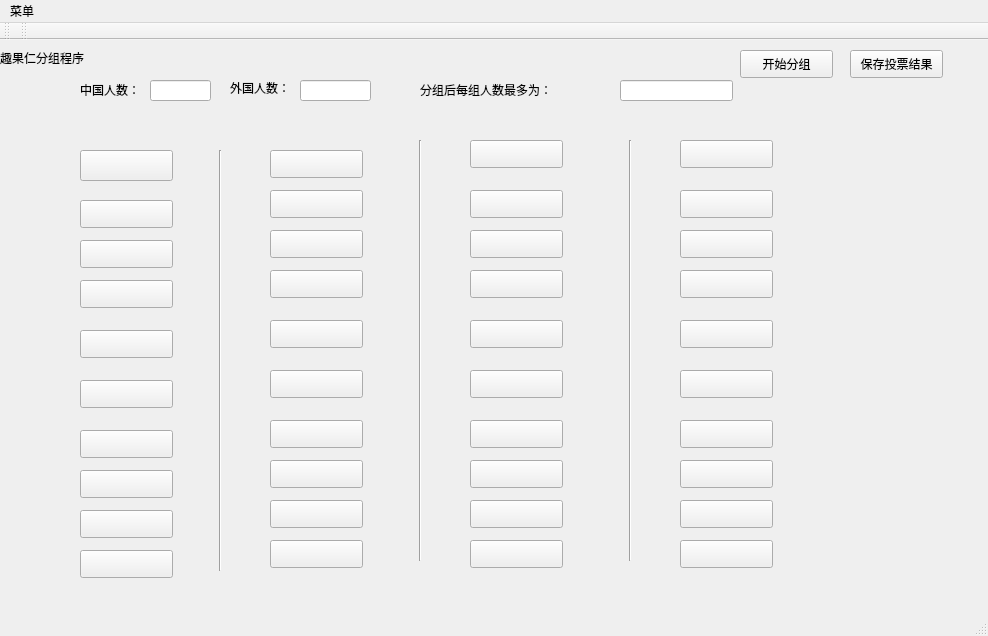
<?xml version="1.0" encoding="UTF-8"?>
<ui version="4.0">
 <class>MainWindow</class>
 <widget class="QMainWindow" name="MainWindow">
  <property name="geometry">
   <rect>
    <x>0</x>
    <y>0</y>
    <width>988</width>
    <height>636</height>
   </rect>
  </property>
  <property name="windowTitle">
   <string>趣果仁</string>
  </property>
  <property name="windowIcon">
   <iconset resource="pic.qrc">
    <normaloff>:/new/pic/pictures/logo.png</normaloff>:/new/pic/pictures/logo.png</iconset>
  </property>
  <widget class="QWidget" name="centralWidget">
   <widget class="QLabel" name="label">
    <property name="geometry">
     <rect>
      <x>0</x>
      <y>10</y>
      <width>201</width>
      <height>16</height>
     </rect>
    </property>
    <property name="text">
     <string>趣果仁分组程序</string>
    </property>
   </widget>
   <widget class="QPushButton" name="Button1">
    <property name="geometry">
     <rect>
      <x>80</x>
      <y>110</y>
      <width>93</width>
      <height>31</height>
     </rect>
    </property>
    <property name="text">
     <string/>
    </property>
    <property name="iconSize">
     <size>
      <width>150</width>
      <height>50</height>
     </size>
    </property>
    <property name="autoRepeat">
     <bool>false</bool>
    </property>
   </widget>
   <widget class="QPushButton" name="Button2">
    <property name="geometry">
     <rect>
      <x>80</x>
      <y>160</y>
      <width>93</width>
      <height>28</height>
     </rect>
    </property>
    <property name="text">
     <string/>
    </property>
    <property name="iconSize">
     <size>
      <width>150</width>
      <height>50</height>
     </size>
    </property>
   </widget>
   <widget class="QPushButton" name="Button3">
    <property name="geometry">
     <rect>
      <x>80</x>
      <y>200</y>
      <width>93</width>
      <height>28</height>
     </rect>
    </property>
    <property name="text">
     <string/>
    </property>
    <property name="iconSize">
     <size>
      <width>150</width>
      <height>50</height>
     </size>
    </property>
   </widget>
   <widget class="QPushButton" name="Button4">
    <property name="geometry">
     <rect>
      <x>80</x>
      <y>240</y>
      <width>93</width>
      <height>28</height>
     </rect>
    </property>
    <property name="text">
     <string/>
    </property>
    <property name="iconSize">
     <size>
      <width>150</width>
      <height>50</height>
     </size>
    </property>
   </widget>
   <widget class="QPushButton" name="Button5">
    <property name="geometry">
     <rect>
      <x>80</x>
      <y>290</y>
      <width>93</width>
      <height>28</height>
     </rect>
    </property>
    <property name="text">
     <string/>
    </property>
    <property name="iconSize">
     <size>
      <width>150</width>
      <height>50</height>
     </size>
    </property>
   </widget>
   <widget class="QPushButton" name="Button6">
    <property name="geometry">
     <rect>
      <x>80</x>
      <y>340</y>
      <width>93</width>
      <height>28</height>
     </rect>
    </property>
    <property name="text">
     <string/>
    </property>
    <property name="iconSize">
     <size>
      <width>150</width>
      <height>50</height>
     </size>
    </property>
   </widget>
   <widget class="QPushButton" name="Button7">
    <property name="geometry">
     <rect>
      <x>80</x>
      <y>390</y>
      <width>93</width>
      <height>28</height>
     </rect>
    </property>
    <property name="text">
     <string/>
    </property>
    <property name="iconSize">
     <size>
      <width>150</width>
      <height>50</height>
     </size>
    </property>
   </widget>
   <widget class="QPushButton" name="Button8">
    <property name="geometry">
     <rect>
      <x>80</x>
      <y>430</y>
      <width>93</width>
      <height>28</height>
     </rect>
    </property>
    <property name="text">
     <string/>
    </property>
    <property name="iconSize">
     <size>
      <width>150</width>
      <height>50</height>
     </size>
    </property>
   </widget>
   <widget class="QPushButton" name="Button9">
    <property name="geometry">
     <rect>
      <x>80</x>
      <y>470</y>
      <width>93</width>
      <height>28</height>
     </rect>
    </property>
    <property name="text">
     <string/>
    </property>
    <property name="iconSize">
     <size>
      <width>150</width>
      <height>50</height>
     </size>
    </property>
   </widget>
   <widget class="QPushButton" name="Button10">
    <property name="geometry">
     <rect>
      <x>80</x>
      <y>510</y>
      <width>93</width>
      <height>28</height>
     </rect>
    </property>
    <property name="text">
     <string/>
    </property>
    <property name="iconSize">
     <size>
      <width>150</width>
      <height>50</height>
     </size>
    </property>
   </widget>
   <widget class="QPushButton" name="Button14">
    <property name="geometry">
     <rect>
      <x>270</x>
      <y>230</y>
      <width>93</width>
      <height>28</height>
     </rect>
    </property>
    <property name="text">
     <string/>
    </property>
   </widget>
   <widget class="QPushButton" name="Button11">
    <property name="geometry">
     <rect>
      <x>270</x>
      <y>110</y>
      <width>93</width>
      <height>28</height>
     </rect>
    </property>
    <property name="text">
     <string/>
    </property>
    <property name="iconSize">
     <size>
      <width>150</width>
      <height>50</height>
     </size>
    </property>
    <property name="autoRepeat">
     <bool>false</bool>
    </property>
   </widget>
   <widget class="QPushButton" name="Button19">
    <property name="geometry">
     <rect>
      <x>270</x>
      <y>460</y>
      <width>93</width>
      <height>28</height>
     </rect>
    </property>
    <property name="text">
     <string/>
    </property>
   </widget>
   <widget class="QPushButton" name="Button20">
    <property name="geometry">
     <rect>
      <x>270</x>
      <y>500</y>
      <width>93</width>
      <height>28</height>
     </rect>
    </property>
    <property name="text">
     <string/>
    </property>
   </widget>
   <widget class="QPushButton" name="Button16">
    <property name="geometry">
     <rect>
      <x>270</x>
      <y>330</y>
      <width>93</width>
      <height>28</height>
     </rect>
    </property>
    <property name="text">
     <string/>
    </property>
   </widget>
   <widget class="QPushButton" name="Button13">
    <property name="geometry">
     <rect>
      <x>270</x>
      <y>190</y>
      <width>93</width>
      <height>28</height>
     </rect>
    </property>
    <property name="text">
     <string/>
    </property>
    <property name="iconSize">
     <size>
      <width>150</width>
      <height>50</height>
     </size>
    </property>
   </widget>
   <widget class="QPushButton" name="Button18">
    <property name="geometry">
     <rect>
      <x>270</x>
      <y>420</y>
      <width>93</width>
      <height>28</height>
     </rect>
    </property>
    <property name="text">
     <string/>
    </property>
   </widget>
   <widget class="QPushButton" name="Button15">
    <property name="geometry">
     <rect>
      <x>270</x>
      <y>280</y>
      <width>93</width>
      <height>28</height>
     </rect>
    </property>
    <property name="text">
     <string/>
    </property>
   </widget>
   <widget class="QPushButton" name="Button12">
    <property name="geometry">
     <rect>
      <x>270</x>
      <y>150</y>
      <width>93</width>
      <height>28</height>
     </rect>
    </property>
    <property name="text">
     <string/>
    </property>
    <property name="iconSize">
     <size>
      <width>150</width>
      <height>50</height>
     </size>
    </property>
   </widget>
   <widget class="QPushButton" name="Button17">
    <property name="geometry">
     <rect>
      <x>270</x>
      <y>380</y>
      <width>93</width>
      <height>28</height>
     </rect>
    </property>
    <property name="text">
     <string/>
    </property>
   </widget>
   <widget class="QPushButton" name="Button24">
    <property name="geometry">
     <rect>
      <x>470</x>
      <y>230</y>
      <width>93</width>
      <height>28</height>
     </rect>
    </property>
    <property name="text">
     <string/>
    </property>
   </widget>
   <widget class="QPushButton" name="Button21">
    <property name="geometry">
     <rect>
      <x>470</x>
      <y>100</y>
      <width>93</width>
      <height>28</height>
     </rect>
    </property>
    <property name="text">
     <string/>
    </property>
    <property name="iconSize">
     <size>
      <width>20</width>
      <height>20</height>
     </size>
    </property>
    <property name="autoRepeat">
     <bool>false</bool>
    </property>
   </widget>
   <widget class="QPushButton" name="Button29">
    <property name="geometry">
     <rect>
      <x>470</x>
      <y>460</y>
      <width>93</width>
      <height>28</height>
     </rect>
    </property>
    <property name="text">
     <string/>
    </property>
   </widget>
   <widget class="QPushButton" name="Button30">
    <property name="geometry">
     <rect>
      <x>470</x>
      <y>500</y>
      <width>93</width>
      <height>28</height>
     </rect>
    </property>
    <property name="text">
     <string/>
    </property>
   </widget>
   <widget class="QPushButton" name="Button26">
    <property name="geometry">
     <rect>
      <x>470</x>
      <y>330</y>
      <width>93</width>
      <height>28</height>
     </rect>
    </property>
    <property name="text">
     <string/>
    </property>
   </widget>
   <widget class="QPushButton" name="Button23">
    <property name="geometry">
     <rect>
      <x>470</x>
      <y>190</y>
      <width>93</width>
      <height>28</height>
     </rect>
    </property>
    <property name="text">
     <string/>
    </property>
   </widget>
   <widget class="QPushButton" name="Button28">
    <property name="geometry">
     <rect>
      <x>470</x>
      <y>420</y>
      <width>93</width>
      <height>28</height>
     </rect>
    </property>
    <property name="text">
     <string/>
    </property>
   </widget>
   <widget class="QPushButton" name="Button25">
    <property name="geometry">
     <rect>
      <x>470</x>
      <y>280</y>
      <width>93</width>
      <height>28</height>
     </rect>
    </property>
    <property name="text">
     <string/>
    </property>
   </widget>
   <widget class="QPushButton" name="Button22">
    <property name="geometry">
     <rect>
      <x>470</x>
      <y>150</y>
      <width>93</width>
      <height>28</height>
     </rect>
    </property>
    <property name="text">
     <string/>
    </property>
   </widget>
   <widget class="QPushButton" name="Button27">
    <property name="geometry">
     <rect>
      <x>470</x>
      <y>380</y>
      <width>93</width>
      <height>28</height>
     </rect>
    </property>
    <property name="text">
     <string/>
    </property>
   </widget>
   <widget class="QPushButton" name="Button34">
    <property name="geometry">
     <rect>
      <x>680</x>
      <y>230</y>
      <width>93</width>
      <height>28</height>
     </rect>
    </property>
    <property name="text">
     <string/>
    </property>
   </widget>
   <widget class="QPushButton" name="Button31">
    <property name="geometry">
     <rect>
      <x>680</x>
      <y>100</y>
      <width>93</width>
      <height>28</height>
     </rect>
    </property>
    <property name="text">
     <string/>
    </property>
    <property name="iconSize">
     <size>
      <width>20</width>
      <height>20</height>
     </size>
    </property>
    <property name="autoRepeat">
     <bool>false</bool>
    </property>
   </widget>
   <widget class="QPushButton" name="Button39">
    <property name="geometry">
     <rect>
      <x>680</x>
      <y>460</y>
      <width>93</width>
      <height>28</height>
     </rect>
    </property>
    <property name="text">
     <string/>
    </property>
   </widget>
   <widget class="QPushButton" name="Button40">
    <property name="geometry">
     <rect>
      <x>680</x>
      <y>500</y>
      <width>93</width>
      <height>28</height>
     </rect>
    </property>
    <property name="text">
     <string/>
    </property>
   </widget>
   <widget class="QPushButton" name="Button36">
    <property name="geometry">
     <rect>
      <x>680</x>
      <y>330</y>
      <width>93</width>
      <height>28</height>
     </rect>
    </property>
    <property name="text">
     <string/>
    </property>
   </widget>
   <widget class="QPushButton" name="Button33">
    <property name="geometry">
     <rect>
      <x>680</x>
      <y>190</y>
      <width>93</width>
      <height>28</height>
     </rect>
    </property>
    <property name="text">
     <string/>
    </property>
   </widget>
   <widget class="QPushButton" name="Button38">
    <property name="geometry">
     <rect>
      <x>680</x>
      <y>420</y>
      <width>93</width>
      <height>28</height>
     </rect>
    </property>
    <property name="text">
     <string/>
    </property>
   </widget>
   <widget class="QPushButton" name="Button35">
    <property name="geometry">
     <rect>
      <x>680</x>
      <y>280</y>
      <width>93</width>
      <height>28</height>
     </rect>
    </property>
    <property name="text">
     <string/>
    </property>
   </widget>
   <widget class="QPushButton" name="Button32">
    <property name="geometry">
     <rect>
      <x>680</x>
      <y>150</y>
      <width>93</width>
      <height>28</height>
     </rect>
    </property>
    <property name="text">
     <string/>
    </property>
   </widget>
   <widget class="QPushButton" name="Button37">
    <property name="geometry">
     <rect>
      <x>680</x>
      <y>380</y>
      <width>93</width>
      <height>28</height>
     </rect>
    </property>
    <property name="text">
     <string/>
    </property>
   </widget>
   <widget class="Line" name="line">
    <property name="geometry">
     <rect>
      <x>210</x>
      <y>110</y>
      <width>20</width>
      <height>421</height>
     </rect>
    </property>
    <property name="orientation">
     <enum>Qt::Vertical</enum>
    </property>
   </widget>
   <widget class="Line" name="line_2">
    <property name="geometry">
     <rect>
      <x>410</x>
      <y>100</y>
      <width>20</width>
      <height>421</height>
     </rect>
    </property>
    <property name="orientation">
     <enum>Qt::Vertical</enum>
    </property>
   </widget>
   <widget class="Line" name="line_3">
    <property name="geometry">
     <rect>
      <x>620</x>
      <y>100</y>
      <width>20</width>
      <height>421</height>
     </rect>
    </property>
    <property name="orientation">
     <enum>Qt::Vertical</enum>
    </property>
   </widget>
   <widget class="QLabel" name="label_2">
    <property name="geometry">
     <rect>
      <x>51</x>
      <y>110</y>
      <width>20</width>
      <height>31</height>
     </rect>
    </property>
    <property name="text">
     <string/>
    </property>
   </widget>
   <widget class="QLabel" name="label_3">
    <property name="geometry">
     <rect>
      <x>190</x>
      <y>110</y>
      <width>20</width>
      <height>31</height>
     </rect>
    </property>
    <property name="text">
     <string/>
    </property>
   </widget>
   <widget class="QLabel" name="label_4">
    <property name="geometry">
     <rect>
      <x>50</x>
      <y>160</y>
      <width>20</width>
      <height>31</height>
     </rect>
    </property>
    <property name="text">
     <string/>
    </property>
   </widget>
   <widget class="QLabel" name="label_5">
    <property name="geometry">
     <rect>
      <x>190</x>
      <y>160</y>
      <width>20</width>
      <height>31</height>
     </rect>
    </property>
    <property name="text">
     <string/>
    </property>
   </widget>
   <widget class="QLabel" name="label_6">
    <property name="geometry">
     <rect>
      <x>50</x>
      <y>200</y>
      <width>20</width>
      <height>31</height>
     </rect>
    </property>
    <property name="text">
     <string/>
    </property>
   </widget>
   <widget class="QLabel" name="label_7">
    <property name="geometry">
     <rect>
      <x>190</x>
      <y>200</y>
      <width>20</width>
      <height>31</height>
     </rect>
    </property>
    <property name="text">
     <string/>
    </property>
   </widget>
   <widget class="QLabel" name="label_8">
    <property name="geometry">
     <rect>
      <x>50</x>
      <y>240</y>
      <width>21</width>
      <height>31</height>
     </rect>
    </property>
    <property name="text">
     <string/>
    </property>
   </widget>
   <widget class="QLabel" name="label_9">
    <property name="geometry">
     <rect>
      <x>190</x>
      <y>240</y>
      <width>20</width>
      <height>31</height>
     </rect>
    </property>
    <property name="text">
     <string/>
    </property>
   </widget>
   <widget class="QLabel" name="label_10">
    <property name="geometry">
     <rect>
      <x>50</x>
      <y>290</y>
      <width>20</width>
      <height>31</height>
     </rect>
    </property>
    <property name="text">
     <string/>
    </property>
   </widget>
   <widget class="QLabel" name="label_11">
    <property name="geometry">
     <rect>
      <x>190</x>
      <y>290</y>
      <width>20</width>
      <height>31</height>
     </rect>
    </property>
    <property name="text">
     <string/>
    </property>
   </widget>
   <widget class="QLabel" name="label_12">
    <property name="geometry">
     <rect>
      <x>50</x>
      <y>340</y>
      <width>20</width>
      <height>31</height>
     </rect>
    </property>
    <property name="text">
     <string/>
    </property>
   </widget>
   <widget class="QLabel" name="label_13">
    <property name="geometry">
     <rect>
      <x>190</x>
      <y>340</y>
      <width>20</width>
      <height>31</height>
     </rect>
    </property>
    <property name="text">
     <string/>
    </property>
   </widget>
   <widget class="QLabel" name="label_14">
    <property name="geometry">
     <rect>
      <x>50</x>
      <y>390</y>
      <width>20</width>
      <height>31</height>
     </rect>
    </property>
    <property name="text">
     <string/>
    </property>
   </widget>
   <widget class="QLabel" name="label_15">
    <property name="geometry">
     <rect>
      <x>190</x>
      <y>390</y>
      <width>20</width>
      <height>31</height>
     </rect>
    </property>
    <property name="text">
     <string/>
    </property>
   </widget>
   <widget class="QLabel" name="label_16">
    <property name="geometry">
     <rect>
      <x>50</x>
      <y>430</y>
      <width>20</width>
      <height>31</height>
     </rect>
    </property>
    <property name="text">
     <string/>
    </property>
   </widget>
   <widget class="QLabel" name="label_17">
    <property name="geometry">
     <rect>
      <x>190</x>
      <y>430</y>
      <width>20</width>
      <height>31</height>
     </rect>
    </property>
    <property name="text">
     <string/>
    </property>
   </widget>
   <widget class="QLabel" name="label_18">
    <property name="geometry">
     <rect>
      <x>50</x>
      <y>470</y>
      <width>20</width>
      <height>31</height>
     </rect>
    </property>
    <property name="text">
     <string/>
    </property>
   </widget>
   <widget class="QLabel" name="label_19">
    <property name="geometry">
     <rect>
      <x>190</x>
      <y>470</y>
      <width>20</width>
      <height>31</height>
     </rect>
    </property>
    <property name="text">
     <string/>
    </property>
   </widget>
   <widget class="QLabel" name="label_20">
    <property name="geometry">
     <rect>
      <x>50</x>
      <y>510</y>
      <width>20</width>
      <height>31</height>
     </rect>
    </property>
    <property name="text">
     <string/>
    </property>
   </widget>
   <widget class="QLabel" name="label_21">
    <property name="geometry">
     <rect>
      <x>190</x>
      <y>510</y>
      <width>20</width>
      <height>31</height>
     </rect>
    </property>
    <property name="text">
     <string/>
    </property>
   </widget>
   <widget class="QLabel" name="label_22">
    <property name="geometry">
     <rect>
      <x>240</x>
      <y>110</y>
      <width>20</width>
      <height>31</height>
     </rect>
    </property>
    <property name="text">
     <string/>
    </property>
   </widget>
   <widget class="QLabel" name="label_23">
    <property name="geometry">
     <rect>
      <x>380</x>
      <y>110</y>
      <width>20</width>
      <height>31</height>
     </rect>
    </property>
    <property name="text">
     <string/>
    </property>
   </widget>
   <widget class="QLabel" name="label_24">
    <property name="geometry">
     <rect>
      <x>240</x>
      <y>150</y>
      <width>20</width>
      <height>31</height>
     </rect>
    </property>
    <property name="text">
     <string/>
    </property>
   </widget>
   <widget class="QLabel" name="label_25">
    <property name="geometry">
     <rect>
      <x>380</x>
      <y>150</y>
      <width>20</width>
      <height>31</height>
     </rect>
    </property>
    <property name="text">
     <string/>
    </property>
   </widget>
   <widget class="QLabel" name="label_26">
    <property name="geometry">
     <rect>
      <x>240</x>
      <y>190</y>
      <width>20</width>
      <height>31</height>
     </rect>
    </property>
    <property name="text">
     <string/>
    </property>
   </widget>
   <widget class="QLabel" name="label_27">
    <property name="geometry">
     <rect>
      <x>380</x>
      <y>190</y>
      <width>20</width>
      <height>31</height>
     </rect>
    </property>
    <property name="text">
     <string/>
    </property>
   </widget>
   <widget class="QLabel" name="label_28">
    <property name="geometry">
     <rect>
      <x>240</x>
      <y>230</y>
      <width>20</width>
      <height>31</height>
     </rect>
    </property>
    <property name="text">
     <string/>
    </property>
   </widget>
   <widget class="QLabel" name="label_29">
    <property name="geometry">
     <rect>
      <x>380</x>
      <y>230</y>
      <width>20</width>
      <height>31</height>
     </rect>
    </property>
    <property name="text">
     <string/>
    </property>
   </widget>
   <widget class="QLabel" name="label_30">
    <property name="geometry">
     <rect>
      <x>240</x>
      <y>280</y>
      <width>20</width>
      <height>31</height>
     </rect>
    </property>
    <property name="text">
     <string/>
    </property>
   </widget>
   <widget class="QLabel" name="label_31">
    <property name="geometry">
     <rect>
      <x>380</x>
      <y>270</y>
      <width>20</width>
      <height>31</height>
     </rect>
    </property>
    <property name="text">
     <string/>
    </property>
   </widget>
   <widget class="QLabel" name="label_32">
    <property name="geometry">
     <rect>
      <x>240</x>
      <y>330</y>
      <width>20</width>
      <height>31</height>
     </rect>
    </property>
    <property name="text">
     <string/>
    </property>
   </widget>
   <widget class="QLabel" name="label_33">
    <property name="geometry">
     <rect>
      <x>380</x>
      <y>330</y>
      <width>20</width>
      <height>31</height>
     </rect>
    </property>
    <property name="text">
     <string/>
    </property>
   </widget>
   <widget class="QLabel" name="label_34">
    <property name="geometry">
     <rect>
      <x>240</x>
      <y>380</y>
      <width>20</width>
      <height>31</height>
     </rect>
    </property>
    <property name="text">
     <string/>
    </property>
   </widget>
   <widget class="QLabel" name="label_35">
    <property name="geometry">
     <rect>
      <x>380</x>
      <y>380</y>
      <width>20</width>
      <height>31</height>
     </rect>
    </property>
    <property name="text">
     <string/>
    </property>
   </widget>
   <widget class="QLabel" name="label_36">
    <property name="geometry">
     <rect>
      <x>240</x>
      <y>420</y>
      <width>20</width>
      <height>31</height>
     </rect>
    </property>
    <property name="text">
     <string/>
    </property>
   </widget>
   <widget class="QLabel" name="label_37">
    <property name="geometry">
     <rect>
      <x>380</x>
      <y>420</y>
      <width>21</width>
      <height>31</height>
     </rect>
    </property>
    <property name="text">
     <string/>
    </property>
   </widget>
   <widget class="QLabel" name="label_38">
    <property name="geometry">
     <rect>
      <x>240</x>
      <y>460</y>
      <width>20</width>
      <height>31</height>
     </rect>
    </property>
    <property name="text">
     <string/>
    </property>
   </widget>
   <widget class="QLabel" name="label_39">
    <property name="geometry">
     <rect>
      <x>380</x>
      <y>460</y>
      <width>20</width>
      <height>31</height>
     </rect>
    </property>
    <property name="text">
     <string/>
    </property>
   </widget>
   <widget class="QLabel" name="label_40">
    <property name="geometry">
     <rect>
      <x>240</x>
      <y>500</y>
      <width>20</width>
      <height>31</height>
     </rect>
    </property>
    <property name="text">
     <string/>
    </property>
   </widget>
   <widget class="QLabel" name="label_41">
    <property name="geometry">
     <rect>
      <x>380</x>
      <y>500</y>
      <width>20</width>
      <height>31</height>
     </rect>
    </property>
    <property name="text">
     <string/>
    </property>
   </widget>
   <widget class="QLabel" name="label_42">
    <property name="geometry">
     <rect>
      <x>440</x>
      <y>100</y>
      <width>20</width>
      <height>31</height>
     </rect>
    </property>
    <property name="text">
     <string/>
    </property>
   </widget>
   <widget class="QLabel" name="label_43">
    <property name="geometry">
     <rect>
      <x>580</x>
      <y>100</y>
      <width>20</width>
      <height>31</height>
     </rect>
    </property>
    <property name="text">
     <string/>
    </property>
   </widget>
   <widget class="QLabel" name="label_44">
    <property name="geometry">
     <rect>
      <x>440</x>
      <y>150</y>
      <width>20</width>
      <height>31</height>
     </rect>
    </property>
    <property name="text">
     <string/>
    </property>
   </widget>
   <widget class="QLabel" name="label_45">
    <property name="geometry">
     <rect>
      <x>580</x>
      <y>150</y>
      <width>20</width>
      <height>31</height>
     </rect>
    </property>
    <property name="text">
     <string/>
    </property>
   </widget>
   <widget class="QLabel" name="label_46">
    <property name="geometry">
     <rect>
      <x>440</x>
      <y>190</y>
      <width>20</width>
      <height>31</height>
     </rect>
    </property>
    <property name="text">
     <string/>
    </property>
   </widget>
   <widget class="QLabel" name="label_47">
    <property name="geometry">
     <rect>
      <x>580</x>
      <y>190</y>
      <width>20</width>
      <height>31</height>
     </rect>
    </property>
    <property name="text">
     <string/>
    </property>
   </widget>
   <widget class="QLabel" name="label_48">
    <property name="geometry">
     <rect>
      <x>440</x>
      <y>230</y>
      <width>20</width>
      <height>31</height>
     </rect>
    </property>
    <property name="text">
     <string/>
    </property>
   </widget>
   <widget class="QLabel" name="label_49">
    <property name="geometry">
     <rect>
      <x>580</x>
      <y>230</y>
      <width>20</width>
      <height>31</height>
     </rect>
    </property>
    <property name="text">
     <string/>
    </property>
   </widget>
   <widget class="QLabel" name="label_50">
    <property name="geometry">
     <rect>
      <x>440</x>
      <y>280</y>
      <width>20</width>
      <height>31</height>
     </rect>
    </property>
    <property name="text">
     <string/>
    </property>
   </widget>
   <widget class="QLabel" name="label_51">
    <property name="geometry">
     <rect>
      <x>580</x>
      <y>280</y>
      <width>20</width>
      <height>31</height>
     </rect>
    </property>
    <property name="text">
     <string/>
    </property>
   </widget>
   <widget class="QLabel" name="label_52">
    <property name="geometry">
     <rect>
      <x>440</x>
      <y>330</y>
      <width>20</width>
      <height>31</height>
     </rect>
    </property>
    <property name="text">
     <string/>
    </property>
   </widget>
   <widget class="QLabel" name="label_53">
    <property name="geometry">
     <rect>
      <x>580</x>
      <y>330</y>
      <width>20</width>
      <height>31</height>
     </rect>
    </property>
    <property name="text">
     <string/>
    </property>
   </widget>
   <widget class="QLabel" name="label_54">
    <property name="geometry">
     <rect>
      <x>440</x>
      <y>380</y>
      <width>20</width>
      <height>31</height>
     </rect>
    </property>
    <property name="text">
     <string/>
    </property>
   </widget>
   <widget class="QLabel" name="label_55">
    <property name="geometry">
     <rect>
      <x>580</x>
      <y>380</y>
      <width>20</width>
      <height>31</height>
     </rect>
    </property>
    <property name="text">
     <string/>
    </property>
   </widget>
   <widget class="QLabel" name="label_56">
    <property name="geometry">
     <rect>
      <x>440</x>
      <y>420</y>
      <width>20</width>
      <height>31</height>
     </rect>
    </property>
    <property name="text">
     <string/>
    </property>
   </widget>
   <widget class="QLabel" name="label_57">
    <property name="geometry">
     <rect>
      <x>580</x>
      <y>420</y>
      <width>20</width>
      <height>31</height>
     </rect>
    </property>
    <property name="text">
     <string/>
    </property>
   </widget>
   <widget class="QLabel" name="label_58">
    <property name="geometry">
     <rect>
      <x>440</x>
      <y>460</y>
      <width>20</width>
      <height>31</height>
     </rect>
    </property>
    <property name="text">
     <string/>
    </property>
   </widget>
   <widget class="QLabel" name="label_59">
    <property name="geometry">
     <rect>
      <x>580</x>
      <y>460</y>
      <width>20</width>
      <height>31</height>
     </rect>
    </property>
    <property name="text">
     <string/>
    </property>
   </widget>
   <widget class="QLabel" name="label_60">
    <property name="geometry">
     <rect>
      <x>440</x>
      <y>500</y>
      <width>20</width>
      <height>31</height>
     </rect>
    </property>
    <property name="text">
     <string/>
    </property>
   </widget>
   <widget class="QLabel" name="label_61">
    <property name="geometry">
     <rect>
      <x>580</x>
      <y>500</y>
      <width>20</width>
      <height>31</height>
     </rect>
    </property>
    <property name="text">
     <string/>
    </property>
   </widget>
   <widget class="QLabel" name="label_62">
    <property name="geometry">
     <rect>
      <x>650</x>
      <y>100</y>
      <width>21</width>
      <height>31</height>
     </rect>
    </property>
    <property name="text">
     <string/>
    </property>
   </widget>
   <widget class="QLabel" name="label_63">
    <property name="geometry">
     <rect>
      <x>790</x>
      <y>100</y>
      <width>20</width>
      <height>31</height>
     </rect>
    </property>
    <property name="text">
     <string/>
    </property>
   </widget>
   <widget class="QLabel" name="label_64">
    <property name="geometry">
     <rect>
      <x>650</x>
      <y>150</y>
      <width>20</width>
      <height>31</height>
     </rect>
    </property>
    <property name="text">
     <string/>
    </property>
   </widget>
   <widget class="QLabel" name="label_65">
    <property name="geometry">
     <rect>
      <x>790</x>
      <y>150</y>
      <width>20</width>
      <height>31</height>
     </rect>
    </property>
    <property name="text">
     <string/>
    </property>
   </widget>
   <widget class="QLabel" name="label_66">
    <property name="geometry">
     <rect>
      <x>650</x>
      <y>190</y>
      <width>21</width>
      <height>31</height>
     </rect>
    </property>
    <property name="text">
     <string/>
    </property>
   </widget>
   <widget class="QLabel" name="label_67">
    <property name="geometry">
     <rect>
      <x>790</x>
      <y>190</y>
      <width>20</width>
      <height>31</height>
     </rect>
    </property>
    <property name="text">
     <string/>
    </property>
   </widget>
   <widget class="QLabel" name="label_68">
    <property name="geometry">
     <rect>
      <x>650</x>
      <y>230</y>
      <width>20</width>
      <height>31</height>
     </rect>
    </property>
    <property name="text">
     <string/>
    </property>
   </widget>
   <widget class="QLabel" name="label_69">
    <property name="geometry">
     <rect>
      <x>790</x>
      <y>230</y>
      <width>20</width>
      <height>31</height>
     </rect>
    </property>
    <property name="text">
     <string/>
    </property>
   </widget>
   <widget class="QLabel" name="label_70">
    <property name="geometry">
     <rect>
      <x>650</x>
      <y>280</y>
      <width>20</width>
      <height>31</height>
     </rect>
    </property>
    <property name="text">
     <string/>
    </property>
   </widget>
   <widget class="QLabel" name="label_71">
    <property name="geometry">
     <rect>
      <x>790</x>
      <y>280</y>
      <width>20</width>
      <height>31</height>
     </rect>
    </property>
    <property name="text">
     <string/>
    </property>
   </widget>
   <widget class="QLabel" name="label_72">
    <property name="geometry">
     <rect>
      <x>650</x>
      <y>330</y>
      <width>20</width>
      <height>31</height>
     </rect>
    </property>
    <property name="text">
     <string/>
    </property>
   </widget>
   <widget class="QLabel" name="label_73">
    <property name="geometry">
     <rect>
      <x>790</x>
      <y>320</y>
      <width>20</width>
      <height>31</height>
     </rect>
    </property>
    <property name="text">
     <string/>
    </property>
   </widget>
   <widget class="QLabel" name="label_74">
    <property name="geometry">
     <rect>
      <x>650</x>
      <y>380</y>
      <width>20</width>
      <height>31</height>
     </rect>
    </property>
    <property name="text">
     <string/>
    </property>
   </widget>
   <widget class="QLabel" name="label_75">
    <property name="geometry">
     <rect>
      <x>790</x>
      <y>370</y>
      <width>20</width>
      <height>31</height>
     </rect>
    </property>
    <property name="text">
     <string/>
    </property>
   </widget>
   <widget class="QLabel" name="label_76">
    <property name="geometry">
     <rect>
      <x>650</x>
      <y>420</y>
      <width>20</width>
      <height>31</height>
     </rect>
    </property>
    <property name="text">
     <string/>
    </property>
   </widget>
   <widget class="QLabel" name="label_77">
    <property name="geometry">
     <rect>
      <x>790</x>
      <y>410</y>
      <width>20</width>
      <height>31</height>
     </rect>
    </property>
    <property name="text">
     <string/>
    </property>
   </widget>
   <widget class="QLabel" name="label_78">
    <property name="geometry">
     <rect>
      <x>650</x>
      <y>460</y>
      <width>20</width>
      <height>31</height>
     </rect>
    </property>
    <property name="text">
     <string/>
    </property>
   </widget>
   <widget class="QLabel" name="label_79">
    <property name="geometry">
     <rect>
      <x>790</x>
      <y>460</y>
      <width>20</width>
      <height>31</height>
     </rect>
    </property>
    <property name="text">
     <string/>
    </property>
   </widget>
   <widget class="QLabel" name="label_80">
    <property name="geometry">
     <rect>
      <x>650</x>
      <y>500</y>
      <width>20</width>
      <height>31</height>
     </rect>
    </property>
    <property name="text">
     <string/>
    </property>
   </widget>
   <widget class="QLabel" name="label_81">
    <property name="geometry">
     <rect>
      <x>790</x>
      <y>500</y>
      <width>20</width>
      <height>31</height>
     </rect>
    </property>
    <property name="text">
     <string/>
    </property>
   </widget>
   <widget class="QLineEdit" name="Edit1">
    <property name="geometry">
     <rect>
      <x>150</x>
      <y>40</y>
      <width>61</width>
      <height>21</height>
     </rect>
    </property>
   </widget>
   <widget class="QLineEdit" name="Edit3">
    <property name="geometry">
     <rect>
      <x>620</x>
      <y>40</y>
      <width>113</width>
      <height>21</height>
     </rect>
    </property>
    <property name="text">
     <string/>
    </property>
   </widget>
   <widget class="QLabel" name="label_82">
    <property name="geometry">
     <rect>
      <x>80</x>
      <y>40</y>
      <width>71</width>
      <height>20</height>
     </rect>
    </property>
    <property name="text">
     <string>中国人数：</string>
    </property>
   </widget>
   <widget class="QLabel" name="label_83">
    <property name="geometry">
     <rect>
      <x>420</x>
      <y>40</y>
      <width>201</width>
      <height>20</height>
     </rect>
    </property>
    <property name="text">
     <string>分组后每组人数最多为：</string>
    </property>
   </widget>
   <widget class="QPushButton" name="Start">
    <property name="geometry">
     <rect>
      <x>740</x>
      <y>10</y>
      <width>93</width>
      <height>28</height>
     </rect>
    </property>
    <property name="text">
     <string>开始分组</string>
    </property>
   </widget>
   <widget class="QLabel" name="label_84">
    <property name="geometry">
     <rect>
      <x>230</x>
      <y>40</y>
      <width>72</width>
      <height>15</height>
     </rect>
    </property>
    <property name="text">
     <string>外国人数：</string>
    </property>
   </widget>
   <widget class="QLineEdit" name="Edit2">
    <property name="geometry">
     <rect>
      <x>300</x>
      <y>40</y>
      <width>71</width>
      <height>21</height>
     </rect>
    </property>
   </widget>
   <widget class="QPushButton" name="SaveButton">
    <property name="geometry">
     <rect>
      <x>850</x>
      <y>10</y>
      <width>93</width>
      <height>28</height>
     </rect>
    </property>
    <property name="text">
     <string>保存投票结果</string>
    </property>
   </widget>
  </widget>
  <widget class="QMenuBar" name="menuBar">
   <property name="geometry">
    <rect>
     <x>0</x>
     <y>0</y>
     <width>988</width>
     <height>26</height>
    </rect>
   </property>
   <property name="inputMethodHints">
    <set>Qt::ImhNone</set>
   </property>
   <property name="defaultUp">
    <bool>false</bool>
   </property>
   <property name="nativeMenuBar">
    <bool>false</bool>
   </property>
   <widget class="QMenu" name="menuCharu">
    <property name="title">
     <string>菜单</string>
    </property>
    <addaction name="separator"/>
    <addaction name="actionPriori_2"/>
   </widget>
   <addaction name="menuCharu"/>
  </widget>
  <widget class="QToolBar" name="mainToolBar">
   <attribute name="toolBarArea">
    <enum>TopToolBarArea</enum>
   </attribute>
   <attribute name="toolBarBreak">
    <bool>false</bool>
   </attribute>
  </widget>
  <widget class="QStatusBar" name="statusBar"/>
  <widget class="QToolBar" name="toolBar">
   <property name="windowTitle">
    <string>toolBar</string>
   </property>
   <attribute name="toolBarArea">
    <enum>TopToolBarArea</enum>
   </attribute>
   <attribute name="toolBarBreak">
    <bool>false</bool>
   </attribute>
  </widget>
  <action name="actionPriori">
   <property name="text">
    <string>priori</string>
   </property>
  </action>
  <action name="actionPriori_2">
   <property name="text">
    <string>帮助</string>
   </property>
  </action>
 </widget>
 <layoutdefault spacing="6" margin="11"/>
 <resources>
  <include location="pic.qrc"/>
 </resources>
 <connections/>
</ui>
